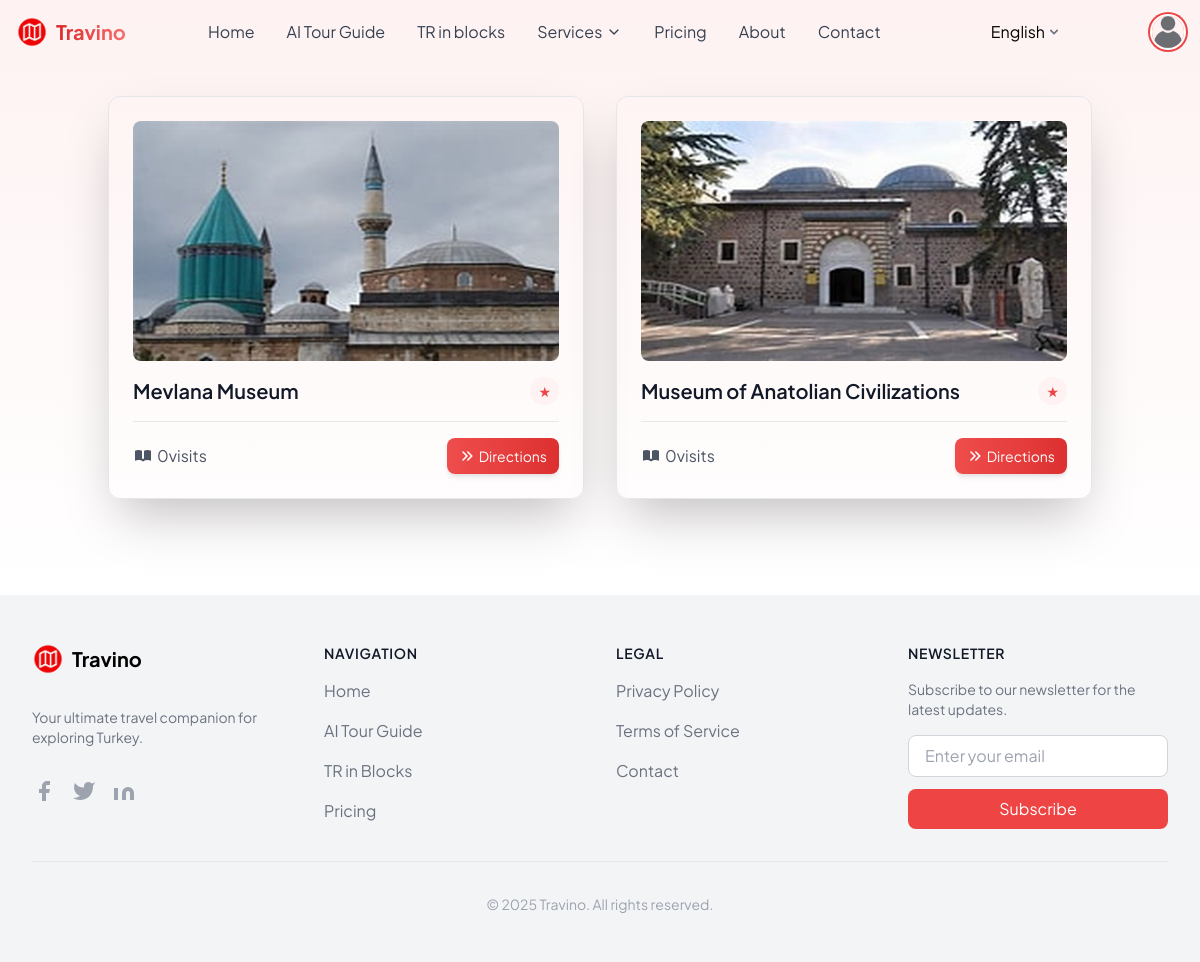
The page /en/category/9/ on the database its author committed.
### app/models.py (models this page shows, shortened)
class Place(models.Model):
    name = models.CharField(max_length=100)
    image = models.ImageField(upload_to='place_pics', default='default.png')
    category = models.ForeignKey(Category, on_delete=models.CASCADE, related_name='places')
    location = models.CharField(max_length=100, default='Not located')
    visits = models.IntegerField(default=0)

### app/views.py (the view)
# urls.py: path('category/<int:pk>/', views.category_detail, name='category_detail'),
def category_detail(request, pk):
    category = get_object_or_404(Category, pk=pk)
    places = Place.objects.filter(category=category)
    context = {
        'category': category,
        'places': places,
    }
    return render(request, 'category_detail.html', context)

### templates/category_detail.html (shortened to what this page needs)
{% extends "base.html" %}
{% block maincontent %}
<section class="body-font bg-gradient-to-b from-red-50 to-white">
  <div class="container px-5 py-24 mx-auto">
    <div class="flex flex-wrap -m-4 justify-center">
      {% for place in places %}
      <a href="{% url 'place_detail' place.id %}">
        <div data-aos="fade-up" class="xl:w-1/4 md:w-1/2 p-4 group">
        <div class="glass-card bg-white/20 backdrop-blur-lg border border-white/30 rounded-xl p-6 shadow-2xl hover:shadow-red-100/20 transition-all duration-300 h-full">
          <div class="overflow-hidden rounded-lg aspect-video mb-4">
            <img class="w-full h-full object-cover transform transition-all duration-500 hover:scale-110"
                 src="{{place.image.url}}"
                 alt="{{place.name}}">
          </div>
          <div class="flex items-center justify-between mb-3">
            <h3 class="text-xl font-semibold text-gray-900">{{place.name}}</h3>
            <span class="flex-shrink-0 text-red-500 text-sm font-medium px-2 py-1 rounded-full bg-red-50">
              ★ {{place.rating}}
            </span>
          </div>
          <div class="flex items-center justify-between mt-4 border-t border-white/20 pt-4">
            <div class="flex items-center text-gray-600">
              <span>{{place.visits|default:0}}</span> visits
            </div>
            <div class="flex gap-2">
              <button
                onclick="getDirections('{{place.name|addslashes}}')"
                class="directions-btn text-sm bg-gradient-to-r from-red-500 to-red-600 text-white py-2 px-3 rounded-lg flex items-center shadow-md hover:shadow-lg transition-all duration-300">
                Directions
              </button>
            </div>
          </div>
        </div>
      </div>
      </a>
      {% endfor %}
    </div>
  </div>
</section>
{% endblock maincontent %}

### templates/category_detail.html (style rules this page uses)
.glass-card { transition: all 0.3s ease; position: relative; }
.glass-card::before { content: ''; position: absolute; top: 0; left: 0; right: 0; bottom: 0; border-radius: inherit; box-shadow: inset 0 0 15px rgba(255, 255, 255, 0.3); z-index: -1; }
.directions-btn { opacity: 0.95; transition: all 0.3s ease; }

### rows shown on the page
Place: image (picture), name "Mevlana Museum", visits "0"
Place: image (picture), name "Museum of Anatolian Civilizations", visits "0"

### other values the page prints
form field language "English"
